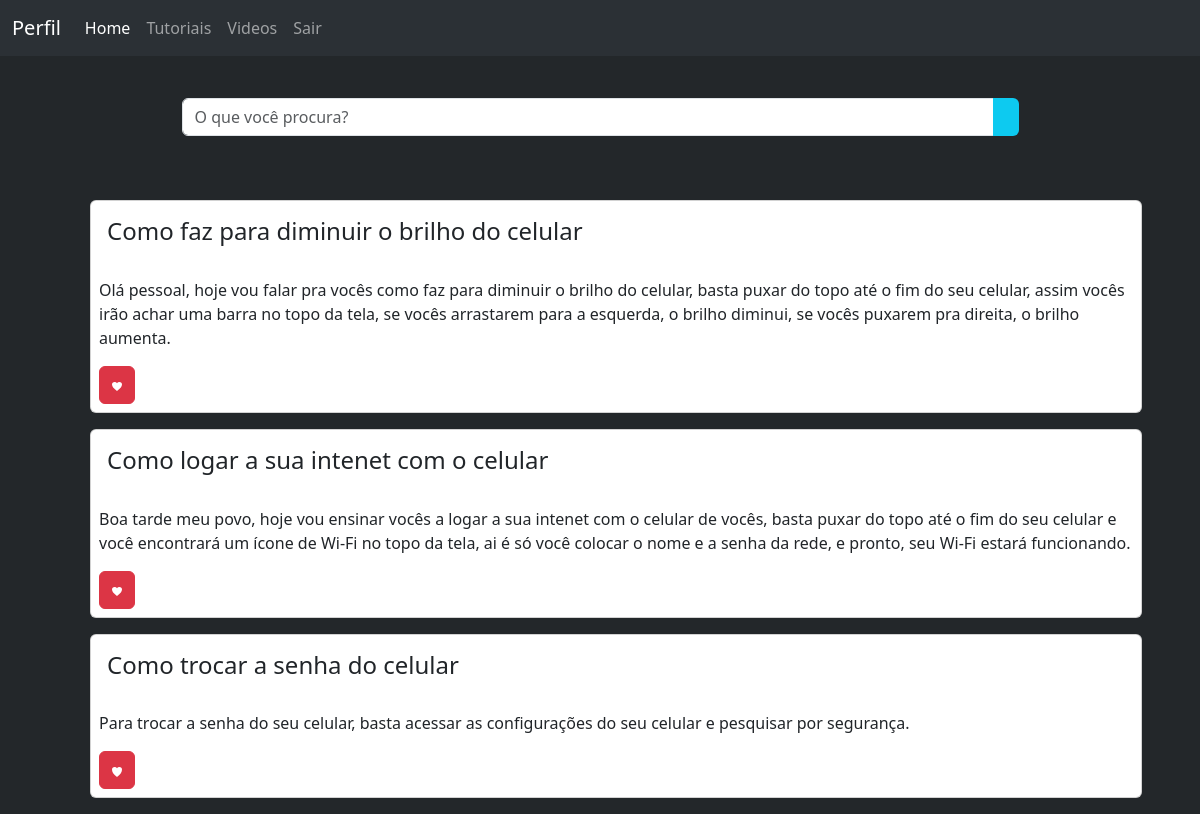
The app's page /views/tutoriais.php (signed in) with its own data.
### tables this page shows
CREATE TABLE `tutorial` (
  `idtutorial` int(11) NOT NULL,
  `titulo` varchar(100) NOT NULL,
  `texto` varchar(300) NOT NULL
);

### models/Conexao.class.php (called while the page is built)
<?php
	class Conexao
	{
		public function __construct(protected $db = null)
		{
			$parametros = "mysql:host=localhost;dbname=teste;charset=utf8mb4";
			$this->db = new PDO($parametros, "root", "");
		}
	}
?>

### models/tutorial.class.php (called while the page is built, shortened)
<?php
    class Tutorial extends Conexao
    {
        public function buscar_todos_tutoriais()
        {
            $sql = "SELECT * FROM tutorial";
			$stm = $this->db->prepare($sql);
			$stm->execute();
			$this->db = null;
			return $stm->fetchAll(PDO::FETCH_OBJ);
        }
    }
?>

### views/tutoriais.php (the view, shortened to what this page needs)
<?php
require_once "../models/Conexao.class.php";
require_once "../models/tutorial.class.php";
    if(isset($_GET['busca']))
    {
        $pesquisa = ($_GET["busca"]);
        $tutorial = new Tutorial();
        $retorno = $tutorial->Buscar_tutorial($pesquisa);
    }
    else
    {
        $tutorial = new Tutorial();
        $retorno = $tutorial->buscar_todos_tutoriais();
    }
?>
<!DOCTYPE html>
<html lang="pt-BR">
<head>
    <link href="https://cdn.jsdelivr.net/npm/bootstrap@5.3.2/dist/css/bootstrap.min.css" rel="stylesheet">
</head>
<body style="color: white; background: #23272A;">
    <?php
        require_once "menu.php";
    ?>
        <section class='container' style='margin-top:50px'>
            <div class="d-flex justify-content-center mt-6">
                <form class="w-75 m-5"  method="get">
                    <div class="input-group">
                        <input type="text" name="busca" class="form-control" placeholder="O que você procura?">
                        <button class="btn bg-info"><img src="../IMG/busca.png" alt=""></button>
                    </div>
                </form>
            </div>
                <ul>
                    <?php
                        if(is_array($retorno) && count($retorno) > 0){
                            foreach($retorno as $dado )
                            {
                                echo "
                                <li class='card m-3'>
                                    <div class='card-body'>
                                        <h4 class='card-title'>{$dado->titulo}</h4>
                                    </div>
                                    <p class='m-2'>
                                        {$dado->texto}
                                    </p>
                                    <div class='m-2'>
                                        <form  method='POST'>";
                                        if(!isset($_SESSION["idusuario"]))
                                        {
                                            echo "<button type='submit' hidden name='salvar' class = 'btn btn-danger'><img src='../IMG/heart.svg' ></button>";
                                        }
                                        else{
                                            echo "<input type='hidden' name='idtutorial' value='{$dado->idtutorial}' >
                                            <button type='submit' name='salvar' class = 'btn btn-danger'><img src='../IMG/heart.svg' ></button>";
                                        }
                                echo"</div>
                                </li>
                                ";
                            }
                        }
                        else
                        {
                            echo" <p> Não encontramos nada </p>";
                        }
                    ?>
            </ul>
        </section>
</body>
</html>

### records on screen
tutorial: titulo "Como faz para diminuir o brilho do celular", texto "Olá pessoal, hoje vou falar pra vocês como faz para diminuir o brilho do celular, basta puxar do topo até o fim do seu celular, assim vocês irão achar uma barra no topo da tela, se vocês arrastarem para a esquerda, o brilho diminui, se vocês puxarem pra direita, o brilho aumenta."
tutorial: titulo "Como logar a sua intenet com o celular", texto "Boa tarde meu povo, hoje vou ensinar vocês a logar a sua intenet com o celular de vocês, basta puxar do topo até o fim do seu celular e você encontrará um ícone de Wi-Fi no topo da tela, ai é só você colocar o nome e a senha da rede, e pronto, seu Wi-Fi estará funcionando."
tutorial: titulo "Como trocar a senha do celular", texto "Para trocar a senha do seu celular, basta acessar as configurações do seu celular e pesquisar por segurança."
